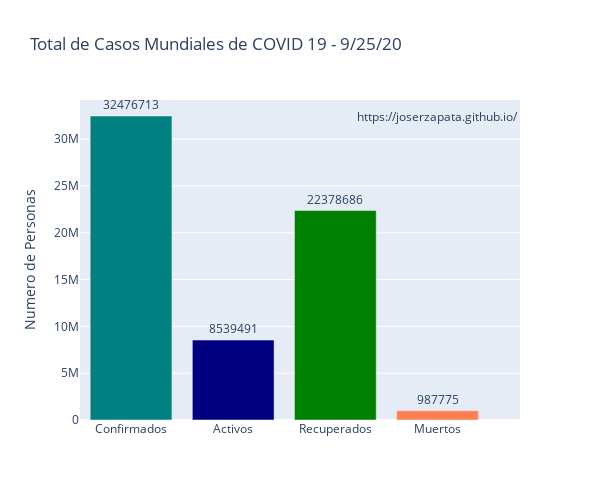

Notebook code cell kept with this figure:
### Markdown cell above
## Valores Mundiales de Confirmados, Recuperados y Muertos

### Code cell
temp = pd.DataFrame(world.iloc[-1,:]).T
tm = temp.melt(id_vars="Fecha", value_vars=[ "Confirmados","Activos","Recuperados","Muertos"])
fig = px.bar(tm, x="variable" , y="value", color= 'variable', text='value',
             color_discrete_sequence=["teal","navy","green", "coral"],
             height=500, width=600,
             title= f'Total de Casos Mundiales de COVID 19 - {str(world.iloc[-1,0])}')
fig.update_traces(textposition='outside')#poner los valores de las barras fuera
fig.add_annotation(x='Muertos', y=tm['value'].max(),text='https://joserzapata.github.io/', showarrow=False)
fig.layout.update(showlegend=False,
                  yaxis =  {"title": {"text": "Numero de Personas"}}, # Cambiar texto eje y
                  xaxis =  {"title": {"text": ""}} #Esconder nombre eje x
                  )
# grabar grafica en chart-studio si se proporciona el api-key
if api_key: py.plot(fig, filename = 'total_casos_general', auto_open=False)
fig.show()

### Figure 1 — Plotly figure (JSON) as saved in the notebook; plotly's stock layout.template omitted (floating-point values rounded to 4 significant figures)
{"data": [{"alignmentgroup": "True", "hovertemplate": "variable=%{x}<br>value=%{text}<extra></extra>", "legendgroup": "Confirmados", "marker": {"color": "teal"}, "name": "Confirmados", "offsetgroup": "Confirmados", "orientation": "v", "showlegend": true, "text": [32476713], "textposition": "outside", "type": "bar", "x": ["Confirmados"], "xaxis": "x", "y": [32476713], "yaxis": "y"}, {"alignmentgroup": "True", "hovertemplate": "variable=%{x}<br>value=%{text}<extra></extra>", "legendgroup": "Activos", "marker": {"color": "navy"}, "name": "Activos", "offsetgroup": "Activos", "orientation": "v", "showlegend": true, "text": [8539491], "textposition": "outside", "type": "bar", "x": ["Activos"], "xaxis": "x", "y": [8539491], "yaxis": "y"}, {"alignmentgroup": "True", "hovertemplate": "variable=%{x}<br>value=%{text}<extra></extra>", "legendgroup": "Recuperados", "marker": {"color": "green"}, "name": "Recuperados", "offsetgroup": "Recuperados", "orientation": "v", "showlegend": true, "text": [22378686], "textposition": "outside", "type": "bar", "x": ["Recuperados"], "xaxis": "x", "y": [22378686], "yaxis": "y"}, {"alignmentgroup": "True", "hovertemplate": "variable=%{x}<br>value=%{text}<extra></extra>", "legendgroup": "Muertos", "marker": {"color": "coral"}, "name": "Muertos", "offsetgroup": "Muertos", "orientation": "v", "showlegend": true, "text": [987775], "textposition": "outside", "type": "bar", "x": ["Muertos"], "xaxis": "x", "y": [987775], "yaxis": "y"}], "layout": {"annotations": [{"showarrow": false, "text": "https://joserzapata.github.io/", "x": "Muertos", "y": 32476713}], "barmode": "relative", "height": 500, "legend": {"title": {"text": "variable"}, "tracegroupgap": 0}, "showlegend": false, "title": {"text": "Total de Casos Mundiales de COVID 19 - 9/25/20"}, "width": 600, "xaxis": {"anchor": "y", "categoryarray": ["Confirmados", "Activos", "Recuperados", "Muertos"], "categoryorder": "array", "domain": [0, 1], "title": {"text": ""}}, "yaxis": {"anchor": "x", "domain": [0, 1], "title": {"text": "Numero de Personas"}}}}
